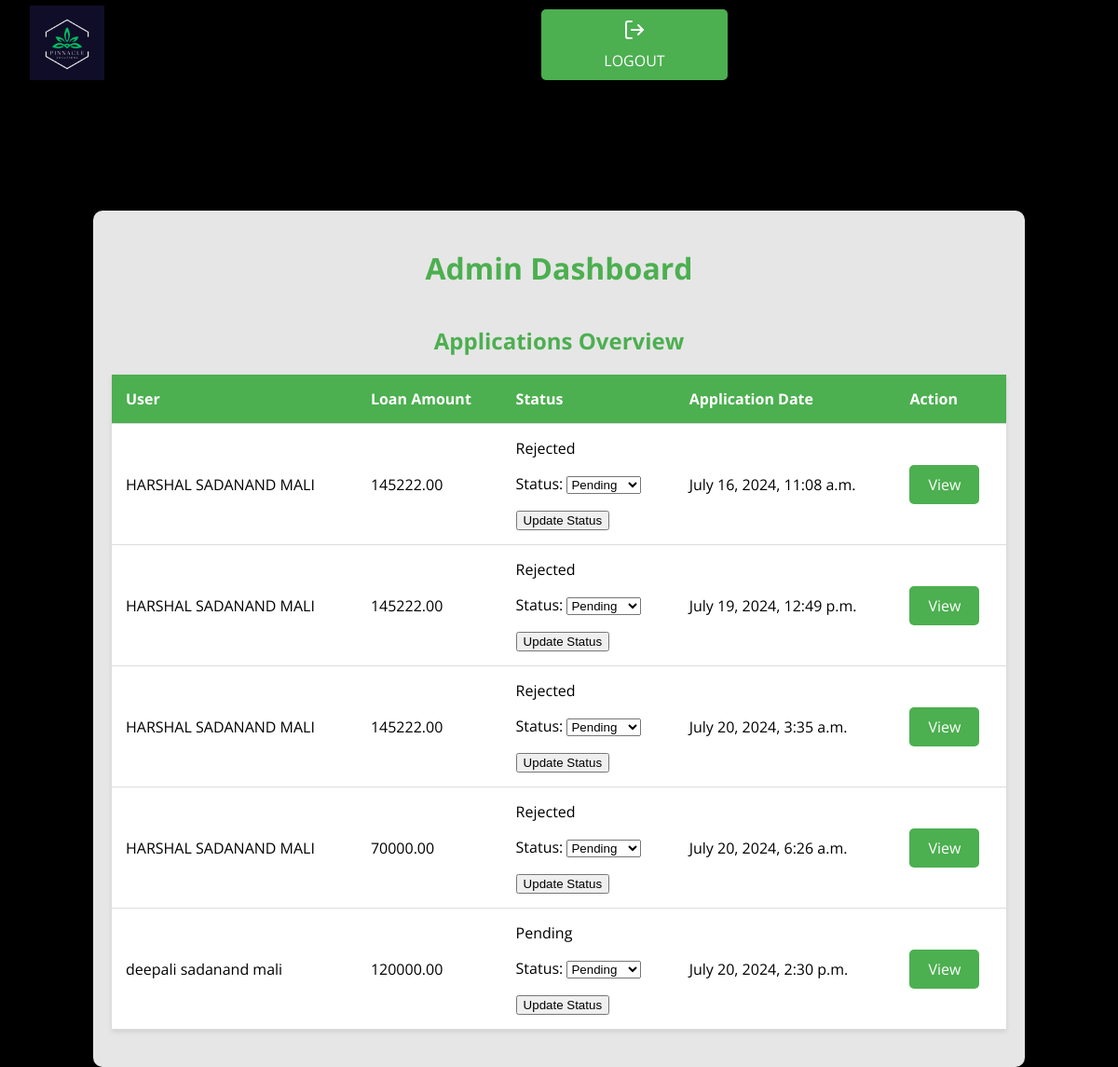
/accounts/register/admin_dashboard/ (signed in), run on an earlier commit of the app's database.
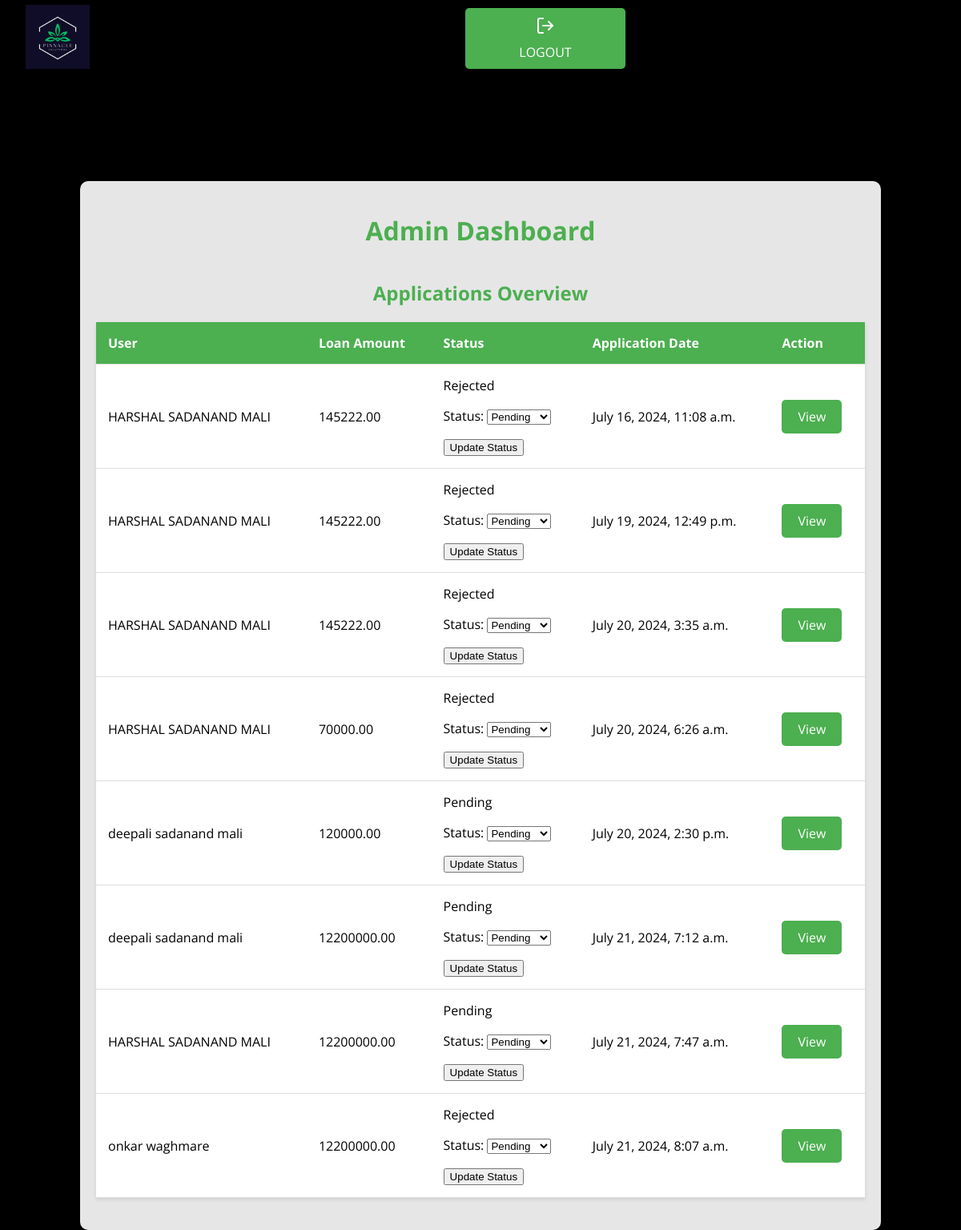
And on a later commit of the database.
### loans/models.py (models this page shows, shortened)
class Application(models.Model):
    STATUS_CHOICES = [
        ('P', 'Pending'),
        ('A', 'Approved'),
        ('R', 'Rejected'),
    ]
    user = models.ForeignKey(User, on_delete=models.CASCADE)
    name = models.CharField(max_length=100)
    contact_no = models.CharField(max_length=15)
    city = models.CharField(max_length=100)
    country = models.CharField(max_length=100,default='India')  # Added field for country
    no_of_dependents = models.IntegerField()
    education = models.IntegerField(choices=[(0, '0'), (1, '1')],default=1)
    employment_status = models.IntegerField(default=1)
    income_annum = models.DecimalField(max_digits=12, decimal_places=2 , default=0)
    loan_amount = models.DecimalField(max_digits=10, decimal_places=2)
    loan_term = models.IntegerField(help_text="Loan term in years")
    cibil_score = models.IntegerField()
    residential_assets_value = models.DecimalField(max_digits=12, decimal_places=2, default=0)
    commercial_assets_value = models.DecimalField(max_digits=12, decimal_places=2, default=0)
    luxury_assets_value = models.DecimalField(max_digits=12, decimal_places=2, default=0)
    bank_asset_value = models.DecimalField(max_digits=12, decimal_places=2, default=0)
    status = models.CharField(max_length=1, choices=STATUS_CHOICES, default='P')
    application_date = models.DateTimeField(auto_now_add=True)
    passport_photo = models.ImageField(upload_to='passport_photos/', null=True, blank=True)
    ml_prediction = models.CharField(max_length=50, blank=True, null=True)

### loans/views.py (the view)
# urls.py: path('admin_dashboard/', views.admin_dashboard, name='admin_dashboard'),
@login_required
def admin_dashboard(request):
    if not request.user.is_staff:
        return redirect('customer_dashboard')
    if request.method == 'POST':
        application_id = request.POST.get('application_id')
        application = get_object_or_404(Application, id=application_id)
        form = StatusUpdateForm(request.POST, instance=application)
        if form.is_valid():
            form.save()
            return redirect('admin_dashboard')
    else:
        form = StatusUpdateForm()  # Default form
    applications = Application.objects.all()
    return render(request, 'loans/admin_dashboard.html', {'applications': applications, 'form': form})

### loans/forms.py
class StatusUpdateForm(forms.ModelForm):
    class Meta:
        model = Application
        fields = ['status']

### loans/templates/loans/admin_dashboard.html (shortened to what this page needs)
<!DOCTYPE html>
<html lang="en">
  <head>
    <link
      rel="stylesheet"
      href="https://cdnjs.cloudflare.com/ajax/libs/feather-icons/4.28.0/feather.min.css"
    />
    {% load static %}
  </head>
  <body>
    <div class="header">
      <div class="header__logo">
        {% load static %}
        <img
          class="lgo"
          src="{% static 'images/Pinnacle.png' %}"
          style="width: 80px"
        />
      </div>
      <nav class="navbar">
        <ul class="navbar__menu">
          <li class="navbar__item">
            <a href="{% url 'logout' %}" class="navbar__link"
              ><i data-feather="log-out"></i><span>Logout</span></a
            >
          </li>
        </ul>
      </nav>
    </div>
    <div class="container">
      <h1>Admin Dashboard</h1>
      <h2>Applications Overview</h2>
      <table>
        <thead>
          <tr>
            <th>User</th>
            <th>Loan Amount</th>
            <th>Status</th>
            <th>Application Date</th>
            <th>Action</th>
          </tr>
        </thead>
        <tbody>
          {% for application in applications %}
          <tr>
            <td>{{ application.name }}</td>
            <td>{{ application.loan_amount }}</td>
            <td>
              {{ application.get_status_display }}
              <form method="Post" style="display: inline">
                {{ form.as_p }}
                <button type="submit">Update Status</button>
              </form>
            </td>
            <td>{{ application.application_date }}</td>
            <td>
              <a href="{% url 'view_application' application.id %}">View</a>
            </td>
          </tr>
          {% endfor %}
        </tbody>
      </table>
    </div>
  </body>
</html>

### loans/templates/loans/admin_dashboard.html (style rules this page uses)
:root { --border-radius: 10px; --spacer: 1rem; --primary: #c4151c; --text: #fff; --link-height: calc(var(--spacer) * 3.5); --timing: 250ms; --transition: var(--timing) ease all; --link-width: 10rem; }
body { background: #000 url(https://unsplash.it/1600/1000/?random); background-size: cover; background-position: center; font-family: "Open Sans", sans-serif; color: var(--text); margin: 0; padding: 0; }
.header { position: sticky; top: 0; left: 0; right: 0; background: rgba(0, 0, 0, 0.9); padding: 0 calc(var(--spacer) * 2); box-shadow: 0 0 40px rgba(0, 0, 0, 0.03); height: 6rem; display: flex; align-items: center; gap: 2rem; }
.navbar { display: flex; align-items: center; height: 100%; margin: 0 auto; overflow: hidden; }
.navbar__menu { position: relative; display: flex; list-style: none; }
.navbar__link { position: relative; display: flex; flex-direction: column; gap: 0.6rem; align-items: center; justify-content: center; height: var(--link-height); width: var(--link-width); color: var(--text); text-decoration: none; text-transform: uppercase; transition: 500ms ease all; }
.navbar__link svg { transition: 500ms ease all; }
.navbar__item { margin-left: 10px; }
.container { width: 80%; margin: 0 auto; padding: 20px; margin-top: 130px; background-color: rgba(255, 255, 255, 0.9); border-radius: var(--border-radius); box-shadow: 0 2px 5px rgba(0, 0, 0, 0.1); }
h1, h2 { text-align: center; color: #4caf50; }
h1 { margin-top: 20px; }
h2 { margin-top: 40px; }
a { display: inline-block; margin: 20px auto; padding: 10px 20px; background-color: #4caf50; color: white; text-decoration: none; border-radius: 5px; text-align: center; cursor: pointer; }
table { width: 100%; margin: 20px auto; border-collapse: collapse; background-color: #fff; box-shadow: 0 2px 5px rgba(0, 0, 0, 0.1); }
th, td { padding: 15px; text-align: left; border-bottom: 1px solid #ddd; color: #000; }
th { background-color: #4caf50; color: white; }

What changed in the data, as far as the page shows it:
added Application: name "deepali sadanand mali", loan_amount "12200000.00", status "Pending", application_date "July 21, 2024, 7:12 a.m."
added Application: name "HARSHAL SADANAND MALI", loan_amount "12200000.00", status "Pending", application_date "July 21, 2024, 7:47 a.m."
added Application: name "onkar waghmare", loan_amount "12200000.00", status "Rejected", application_date "July 21, 2024, 8:07 a.m."
